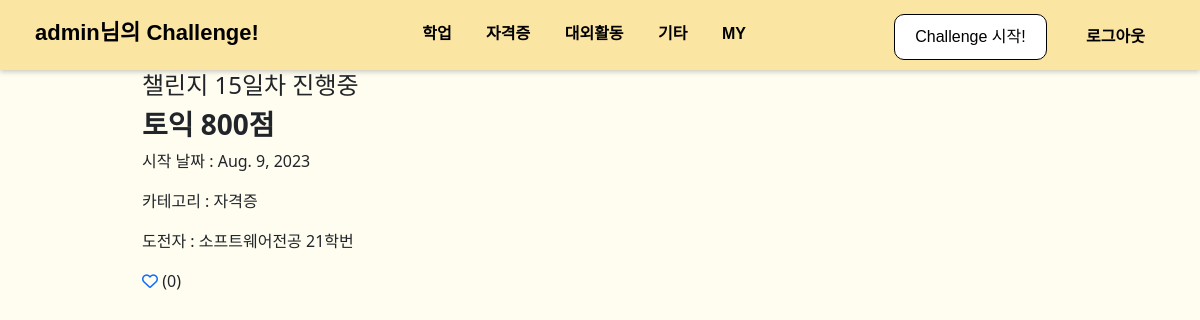
Page /board/2/ (signed in) on the committed database.
### board/models.py (models this page shows, shortened)
class User(AbstractUser):
    number = models.ForeignKey(Number, on_delete=models.SET_NULL, null=True)
    college = models.ForeignKey(College, on_delete=models.SET_NULL, null=True)
    major = models.ForeignKey(Major, on_delete=models.SET_NULL, null=True, blank=True)

class Category(models.Model):
    name = models.CharField(max_length=20)
    slug = models.SlugField(max_length=50, unique=True, allow_unicode=True)
    def __str__(self):
        return self.name
    def get_absolute_url(self):
        return f'/board/{self.slug}'
    class Meta:
        verbose_name_plural = 'Categories'

class Challenge(models.Model):
    title = models.CharField(max_length=100)
    memo = models.TextField(null=True, blank=True)
    start_date = models.DateField(auto_now_add=True)
    end_date = models.DateField(blank=True, null=True)
    user = models.ForeignKey(User, on_delete=models.CASCADE)
    STATUS_CHOICES = (("0", "진행중"), ("1", "성공"), ("2", "실패"))
    status = models.CharField(max_length=5, choices=STATUS_CHOICES, default=0)
    category = models.ForeignKey(Category, on_delete=models.SET_NULL, null=True)
    like_users = models.ManyToManyField(User, blank=True, related_name='like_challenge')
    def get_day(self):
        if (self.status=="0"):
            day = date.today()-self.start_date
        else:
            day = self.end_date-self.start_date
        return day.days
    def get_user_name(self):
        if self.user.major:
            return f'{self.user.major} {self.user.number}'
        else:
            return f'{self.user.college} {self.user.number}'

class Major(models.Model):
    name = models.CharField(max_length=30)
    slug = models.SlugField(max_length=50, unique=True, allow_unicode=True)
    college = models.ForeignKey(College, on_delete=models.CASCADE)
    def __str__(self):
        return self.name

class Number(models.Model):
    number = models.CharField(max_length=20)
    def __str__(self):
        return self.number

### board/views.py (the view)
# urls.py: path('<int:pk>/', views.ChallengeDetail.as_view()),
class ChallengeDetail(LoginRequiredMixin, DetailView):
    model = Challenge
    def dispatch(self, request, *args, **kwargs):
        if request.user.is_authenticated:
            return super(ChallengeDetail, self).dispatch(request, *args, **kwargs)
        else:
            return HttpResponseRedirect(request.META.get('HTTP_REFERER'))
    def get_context_data(self, **kwargs):
        context = super(ChallengeDetail, self).get_context_data()
        context['categories'] = Category.objects.all()
        context['colleges'] = College.objects.all()
        context['majors'] = Major.objects.all()
        return context

### board/templates/board/challenge_detail.html (shortened to what this page needs)
{% extends 'board/base.html' %}
{% block main_area %}
<div class="col text-left" style="margin-left:100px; margin-right:100px">
    <h4>챌린지 {{challenge.get_day}}일차
        {% if challenge.status == "0" %}
            진행중
        {% elif challenge.status == "1" %}
            성공
        {% elif challenge.status == "2" %}
            실패
        {% endif %}
    </h4>
    <h3 style="font-weight:bold;">{{challenge.title}}</h3>
    <div>
        <p>시작 날짜 : {{challenge.start_date}}</p>
        <p>카테고리 : {{challenge.category}}</p>
        <p>도전자 : {{challenge.get_user_name}}</p>
    </div>
    {% if request.user in challenge.like_users.all %}
    <a href="like/" type="button" style="color:red;"><i class="fa-solid fa-heart fg-danger"></i></a>
    {% else %}
    <a href="like/" type="button"><i class="fa-regular fa-heart"></i></a>
    {% endif %} ({{challenge.like_users.count}})<br><br>
</div>
{% endblock %}

### board/templates/board/menubar.html (shortened to what this page needs)
<div class="fixed-top" id="top-menu" style="background-color:#FBE5A3;">
    <div id="menubar-left">
        {% if user.is_authenticated %}
        <a class="navbar-brand" href="{% url 'user:main' %}"><b>{{user.username}}님의 Challenge!</b></a>
        {% else %}
        <a class="navbar-brand" href="{% url 'user:main' %}"><b>Challenge!</b></a>
        {% endif %}
    </div>
    <div id="menubar-center">
        {% for c in categories %}
        <a href={{c.get_absolute_url}}>{{c}}</a>
        {% endfor %}
        <a href="#" onclick="checkMY()">MY</a>
    </div>
    <div id="menubar-right">
        <div class="button-container">
            <button class="start_button" type="button" onclick="checkStart()">Challenge 시작!</button>
        </div>
        {% if user.is_authenticated %}
        <a href="{% url 'user:logout' %}" class="top-login-button">로그아웃</a>
        {% else %}
        <a href="{% url 'user:login' %}" class="top-login-button">로그인</a>
        {% endif %}
    </div>
</div>
<div style="padding-top:71px"></div>

### board/static/board/css/topmenu.css (style rules this page uses)
#top-menu { font-family: Arial, sans-serif; margin: 0; padding: 0; background-color: #FBE5A3; color: black; font-weight: bold; display: flex; justify-content: space-between; padding: 10px 20px; box-shadow: 0px 2px 5px rgba(0, 0, 0, 0.2); }
#menubar-left { padding-top: 6px; font-size:22px; }
#menubar-center { padding-top: 12px; }
#top-menu a { text-decoration: none; margin: 0 15px; }
#top-menu a:link, a:visited { color: inherit; }
#menubar-right { padding-top: 4px; }
.button-container { display: inline-block; }
.start_button { background: white; color: black; border: 1px solid black; padding: 10px 20px; border-radius: 10px; cursor: pointer; }
.top-login-button { padding: 10px 20px; cursor: pointer; }

### board/templates/board/base.html (style rules this page uses)
body { background-color: #FFFDF0; }

### rows in the picture
User: username "admin"
Category: name "학업"
Category: name "자격증"
Category: name "대외활동"
Category: name "기타"
Challenge: get_day "15", title "토익 800점", start_date "Aug. 9, 2023", category "자격증", get_user_name "소프트웨어전공 21학번", like_users.count "0"
